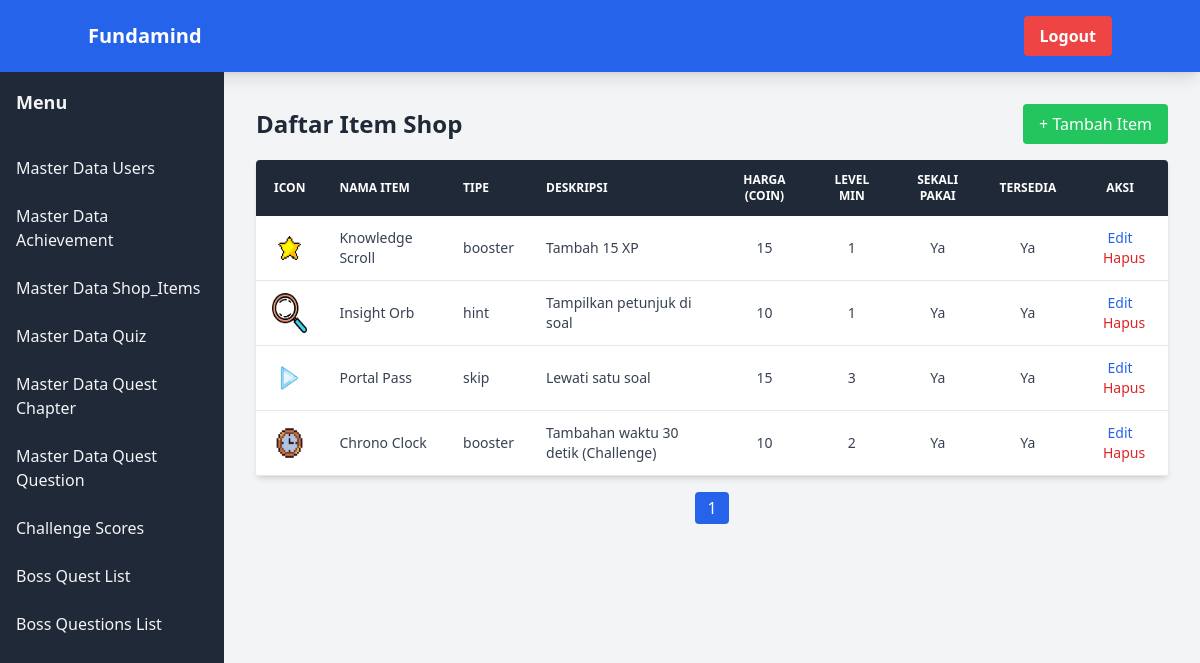
/pages/admin/shop_list.php, run on the app's committed database.
### tables this page shows
CREATE TABLE `shop_items` (
  `id_item` int NOT NULL,
  `nama_item` varchar(100) NOT NULL,
  `tipe_item` varchar(50) DEFAULT NULL,
  `deskripsi` text,
  `harga_coin` int NOT NULL,
  `file_icon` varchar(100) DEFAULT NULL,
  `tersedia` tinyint(1) DEFAULT '1',
  `level_minimal` int DEFAULT '1',
  `sekali_pakai` tinyint(1) DEFAULT '1'
);

### pages/admin/shop_list.php (the view, shortened to what this page needs)
<?php
include __DIR__ . '../../db.php';
$perPage = 10;
$page = isset($_GET['page']) ? max(1, intval($_GET['page'])) : 1;
$offset = ($page - 1) * $perPage;
$totalResult = mysqli_query($koneksi, "SELECT COUNT(*) as total FROM shop_items WHERE tersedia = 1");
$totalRows = mysqli_fetch_assoc($totalResult)['total'];
$totalPages = ceil($totalRows / $perPage);
$query = "SELECT id_item, nama_item, tipe_item, deskripsi, harga_coin, file_icon, tersedia, level_minimal, sekali_pakai FROM shop_items WHERE tersedia = 1 ORDER BY id_item ASC LIMIT $perPage OFFSET $offset";
$result = mysqli_query($koneksi, $query);
?>
<!DOCTYPE html>
<html lang="id">
<head>
    <script src="https://cdn.tailwindcss.com"></script>
</head>
<body class="bg-gray-100 font-sans leading-normal tracking-normal">
    <?php include 'includes/navbar.php'; ?>
    <div class="flex">
        <?php include 'includes/sidebar.php'; ?>
        <div class="flex-1 p-8">
            <div class="container mx-auto">
                <div class="flex justify-between items-center mb-4">
                    <h2 class="text-2xl font-bold text-gray-800">Daftar Item Shop</h2>
                    <a href="index.php?modul=shop&fitur=create" class="bg-green-500 text-white px-4 py-2 rounded hover:bg-green-600">
                        + Tambah Item
                    </a>
                </div>
                <div class="bg-white shadow-md rounded overflow-x-auto">
                    <table class="min-w-full table-auto text-sm">
                        <thead class="bg-gray-800 text-white uppercase text-xs">
                            <tr>
                                <th class="px-4 py-3">Icon</th>
                                <th class="px-4 py-3 text-left">Nama Item</th>
                                <th class="px-4 py-3 text-left">Tipe</th>
                                <th class="px-4 py-3 text-left">Deskripsi</th>
                                <th class="px-4 py-3 text-center">Harga (Coin)</th>
                                <th class="px-4 py-3 text-center">Level Min</th>
                                <th class="px-4 py-3 text-center">Sekali Pakai</th>
                                <th class="px-4 py-3 text-center">Tersedia</th>
                                <th class="px-4 py-3 text-center">Aksi</th>
                            </tr>
                        </thead>
                        <tbody class="text-gray-700">
                            <?php while ($item = mysqli_fetch_assoc($result)) : ?>
                                <tr class="border-b hover:bg-gray-50">
                                    <td class="px-4 py-3 text-center">
                                        <img src="assets/images/<?php echo htmlspecialchars($item['file_icon']); ?>" alt="icon" class="h-10 mx-auto">
                                    </td>
                                    <td class="px-4 py-3"><?php echo htmlspecialchars($item['nama_item']); ?></td>
                                    <td class="px-4 py-3"><?php echo htmlspecialchars($item['tipe_item']); ?></td>
                                    <td class="px-4 py-3"><?php echo htmlspecialchars($item['deskripsi']); ?></td>
                                    <td class="px-4 py-3 text-center"><?php echo $item['harga_coin']; ?></td>
                                    <td class="px-4 py-3 text-center"><?php echo $item['level_minimal']; ?></td>
                                    <td class="px-4 py-3 text-center"><?php echo $item['sekali_pakai'] ? 'Ya' : 'Tidak'; ?></td>
                                    <td class="px-4 py-3 text-center"><?php echo $item['tersedia'] ? 'Ya' : 'Tidak'; ?></td>
                                    <td class="px-4 py-3 text-center space-x-2">
                                        <a href="index.php?modul=shop&fitur=edit&id=<?php echo $item['id_item']; ?>" class="text-blue-600 hover:underline">Edit</a>
                                        <a href="index.php?modul=shop&fitur=delete&id=<?php echo $item['id_item']; ?>" onclick="return confirm('Yakin ingin menghapus item ini?')" class="text-red-600 hover:underline">Hapus</a>
                                    </td>
                                </tr>
                            <?php endwhile; ?>
                        </tbody>
                    </table>
                </div>
                <div class="mt-4 flex justify-center space-x-2">
                    <?php for ($i = 1; $i <= $totalPages; $i++): ?>
                        <a href="?modul=shop&fitur=list&page=<?php echo $i; ?>"
                           class="px-3 py-1 rounded <?php echo $i == $page ? 'bg-blue-600 text-white' : 'bg-gray-200 text-gray-700'; ?>">
                            <?php echo $i; ?>
                        </a>
                    <?php endfor; ?>
                </div>
            </div>
        </div>
    </div>
</body>
</html>

### data on the page
shop_items: file_icon (picture), nama_item "Knowledge Scroll", tipe_item "booster", deskripsi "Tambah 15 XP", harga_coin "15", level_minimal "1", sekali_pakai "Ya", tersedia "Ya"
shop_items: file_icon (picture), nama_item "Insight Orb", tipe_item "hint", deskripsi "Tampilkan petunjuk di soal", harga_coin "10", level_minimal "1", sekali_pakai "Ya", tersedia "Ya"
shop_items: file_icon (picture), nama_item "Portal Pass", tipe_item "skip", deskripsi "Lewati satu soal", harga_coin "15", level_minimal "3", sekali_pakai "Ya", tersedia "Ya"
shop_items: file_icon (picture), nama_item "Chrono Clock", tipe_item "booster", deskripsi "Tambahan waktu 30 detik (Challenge)", harga_coin "10", level_minimal "2", sekali_pakai "Ya", tersedia "Ya"
